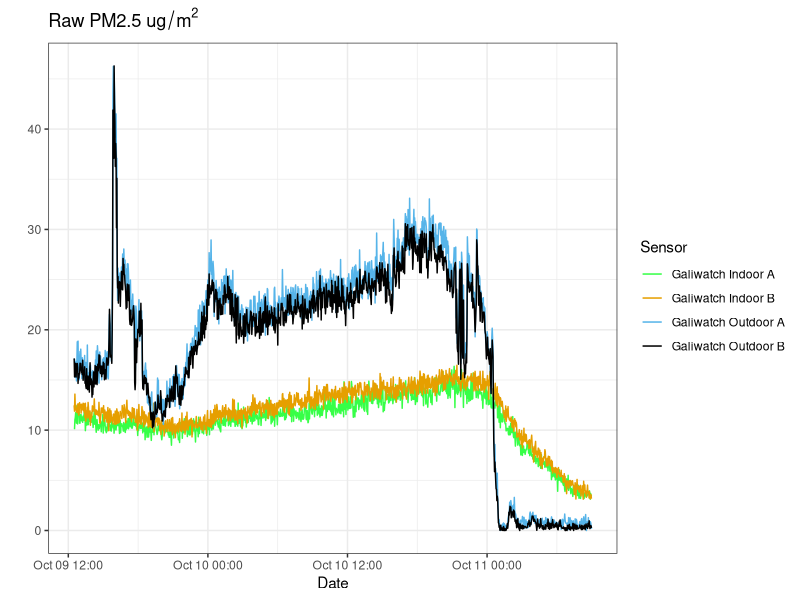

This figure's R source:
## ---- chunk 1
#| label: fig-purple-air 
#| fig-cap: Indoor/outdoor air exchange

library(tidyverse)
indoor_a <- readr::read_csv('Galiwatch (inside) (48.938916 -123.492569) Primary Real Time 10_09_2022 10_12_2022.csv') %>%
  mutate(Sensor='Galiwatch Indoor A')
indoor_b <- readr::read_csv('Galiwatch B (undefined) (48.938916 -123.492569) Primary Real Time 10_09_2022 10_12_2022.csv') %>%
  mutate(Sensor='Galiwatch Indoor B')
outdoor_a <- readr::read_csv('Outside Galiwatch (outside) (48.938848 -123.492938) Primary Real Time 10_09_2022 10_12_2022.csv') %>%
  mutate(Sensor='Galiwatch Outdoor A')
outdoor_b <- readr::read_csv('Outside Galiwatch B (undefined) (48.938848 -123.492938) Primary Real Time 10_09_2022 10_12_2022.csv') %>%
  mutate(Sensor='Galiwatch Outdoor B')

rbind(indoor_a[c("created_at", "PM2.5_CF1_ug/m3", "Sensor")],
      indoor_b[c("created_at", "PM2.5_CF1_ug/m3", "Sensor")],
      outdoor_a[c("created_at", "PM2.5_CF1_ug/m3", "Sensor")],
      outdoor_b[c("created_at", "PM2.5_CF1_ug/m3", "Sensor")]) %>%
  mutate(timestamp = lubridate::ymd_hms(created_at)) %>%
  filter(timestamp > '2022-10-09 12:30:00') %>%
  filter(timestamp < '2022-10-11 9:00:00') %>%
  ggplot(aes(x=timestamp, y =`PM2.5_CF1_ug/m3`, colour=Sensor)) +
    geom_line() +
    scale_color_manual(values=c("#36ff47", "#E69F00", "#56B4E9", '#000000')) + 
    ylab('') + xlab('Date') + 
    ggtitle(bquote('Raw PM2.5'~ug/m^2)) +
    theme_bw()
